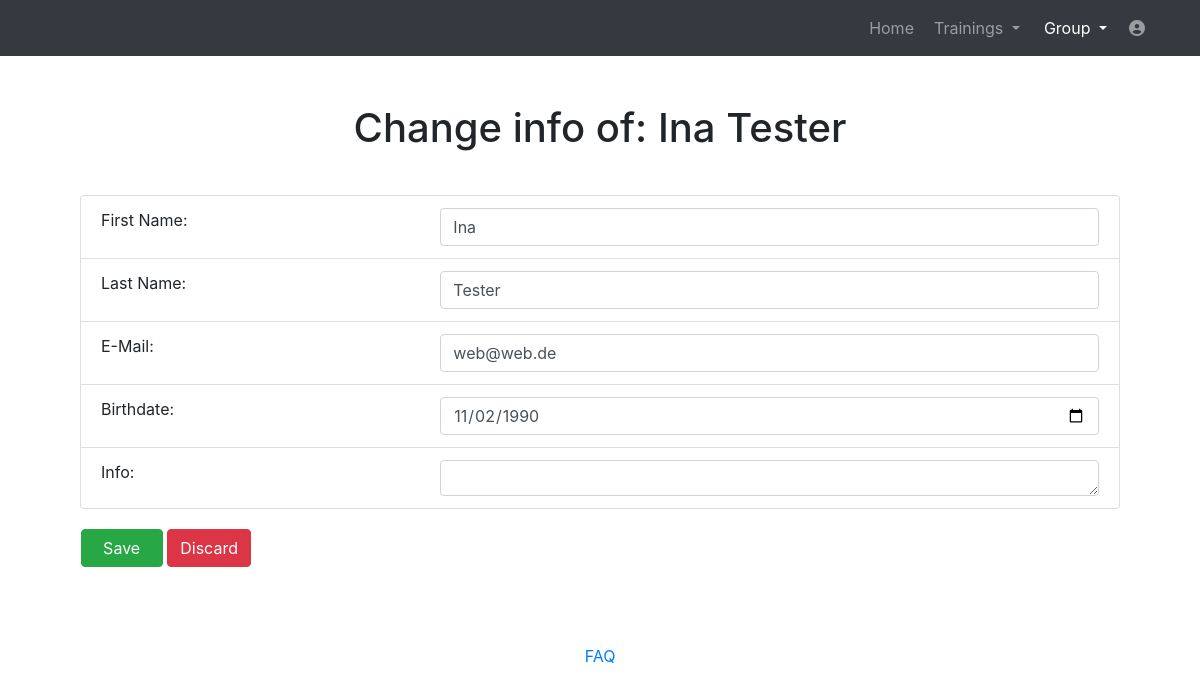
/website/alterathlete/1 (signed in), run on the app's committed database.
### website/models.py (models this page shows)
class Swimmer(models.Model):
    first_name = models.CharField(max_length=30)
    last_name = models.CharField(max_length=30)
    birthdate = models.CharField(max_length=30, null=True, default='')
    email = models.CharField(max_length=30)
    info = models.CharField(max_length=828, null=True, default='')
    user = models.ForeignKey(User, on_delete=models.CASCADE)

### website/views_loggedin.py (the view)
# urls.py: path('alterathlete/<int:athlete_id>', views_loggedin.alterathlete, name='alterathlete'),
@login_required
def alterathlete(request, athlete_id):
    if Swimmer.objects.filter(pk=athlete_id).exists():
        swimmer = Swimmer.objects.get(pk=athlete_id)
        if swimmer.user == request.user:
            return render(request, 'alteranathlete.html', context={'swimmer': swimmer, 'athlete_id': athlete_id})
        else:
            messages.info(request, 'Access denied. You are not the trainer of this athlete!', extra_tags='alert')
            return HttpResponseRedirect(reverse('athletes'))
    else:
        messages.info(request, 'The athlete with the id ' + str(athlete_id) + ' does not exist.', extra_tags='alert')
        return HttpResponseRedirect(reverse('athletes'))

### templates/alteranathlete.html (shortened to what this page needs)
<!DOCTYPE html>
<html lang="en">
<head>
  {% load static %}
  <link href="{% static 'vendor/bootstrap/css/bootstrap.min.css' %}" rel="stylesheet">
  <link media="screen" href="{% static 'css/plan.css' %}" rel="stylesheet">
  <link href="{% static 'vendor/fontawesome-free/css/all.min.css' %}" rel="stylesheet" type="text/css">
  <link href="//netdna.bootstrapcdn.com/font-awesome/3.2.1/css/font-awesome.css" rel="stylesheet">
<body>
  <nav class="navbar navbar-expand-lg navbar-dark bg-dark static-top">
    <div class="container">
      <div class="collapse navbar-collapse" id="navbarResponsive">
        <ul class="navbar-nav ml-auto">
          <li class="nav-item ">
            <a class="nav-link" href="../home">Home</a>
          </li>
		  <li class="nav-item dropdown no-arrow mx-1">
			<a class="nav-link dropdown-toggle" href="#" id="messagesDropdown" role="button" data-toggle="dropdown" aria-haspopup="true" aria-expanded="false">
					Trainings
			</a>
		  </li>
          <li class="nav-item dropdown no-arrow mx-1 active">
			<a class="nav-link dropdown-toggle" href="#" id="messagesDropdown" role="button" data-toggle="dropdown" aria-haspopup="true" aria-expanded="false">
					Group
			</a>
		  </li>
		   <li class="nav-item dropdown no-arrow">
			<a class="nav-link " href="#" id="userDropdown" role="button" data-toggle="dropdown" aria-haspopup="true" aria-expanded="false">
			  <i class="fas fa-user-circle fa-fw"></i>
			</a>
		  </li>
        </ul>
      </div>
    </div>
  </nav>
  <div class="container">
    <div class="row">
      <div class="col-lg-12 text-center">
        <h1 class="mt-5">Change info of: {{swimmer.first_name}} {{swimmer.last_name}}</h1>
      </div>
    </div>
    <div class="tab-content" style="padding:15px;">
      <div class="tab-pane active" id="profile">
        <div>
            <div class="card-body">
                    <ul class="list-group" style="margin:0px">
                        <li class="list-group-item">First Name: <input type="text" id="first_name" name="first_name" class="form-control" value="{{swimmer.first_name}}" style="width:66%;float:right;">
                        </li>
                        <li class="list-group-item">Last Name: <input type="text" id="last_name" name="last_name" class="form-control" value="{{swimmer.last_name}}" style="width:66%;float:right;">
                        </li>
                        <li class="list-group-item">E-Mail:
                            <input type="text" id="email" name="email" class="form-control" value="{{swimmer.email}}" style="width:66%;float:right;">
                        </li>
                        <li class="list-group-item">Birthdate:
                            <input id="birthdate" name="birthdate" class="form-control" type="date"  value="{{swimmer.birthdate}}" style="width:66%;float:right;">
                        </li>
                        <li class="list-group-item">Info:
                            <textarea id="info" name="info" class="form-control" rows="1" >{{swimmer.info}}</textarea>
                        </li>
                    </ul>
            </div>
            <div style="margin-bottom: 2.0%">
              <button type="button" id="save" name="save" class="btn btn-success save" style=" margin-left: 1.9%;padding-left: 2.0%;padding-right: 2.0%;"  data-toggle="modal" data-target="#saveModal">Save</button>
              <a class="btn btn-danger" data-toggle="modal" style="color: white;" data-target="#resetModal">Discard</a>
            </div>
        </div>
      </div>
    </div>
  </div>
  <br>
    <footer class="page-footer font-small blue">
      <div class="footer-copyright text-center py-3">
        <a href="../help"> FAQ</a>
      </div>
    </footer>
</body>
</html>

### data on the page
Swimmer: first_name "Ina", last_name "Tester", email "web@web.de", birthdate "11/02/1990"
